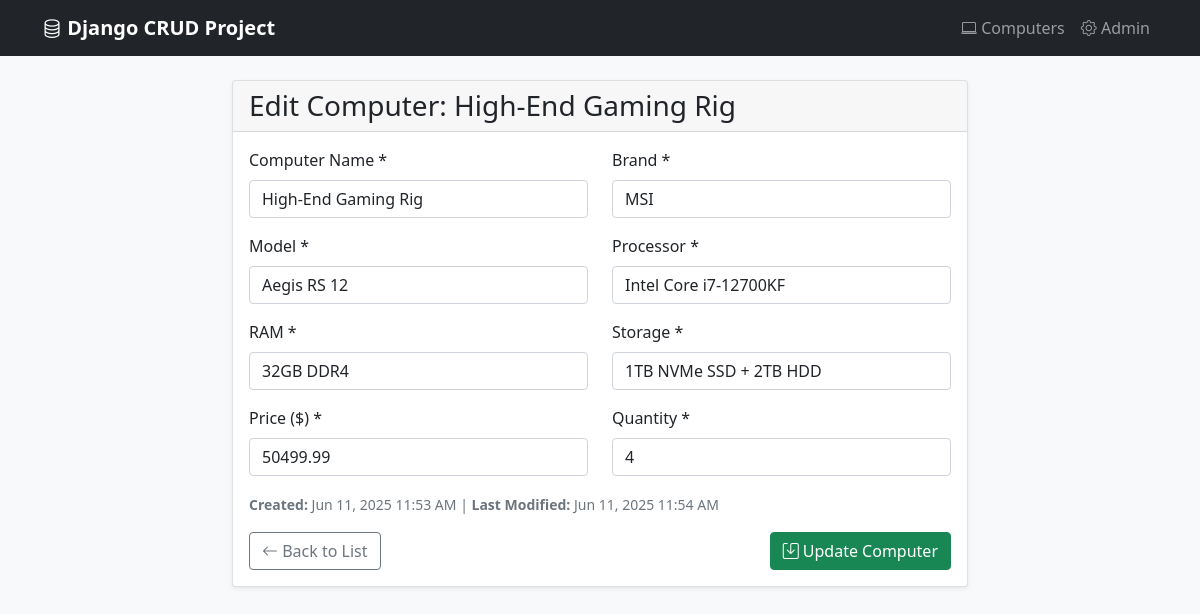
The page /computers/edit/5/ on the database its author committed.
### computerstockapp/models.py (models this page shows, shortened)
class ComputerStock(models.Model):
    computer_name = models.CharField(max_length=100)
    brand = models.CharField(max_length=50)
    model = models.CharField(max_length=50)
    processor = models.CharField(max_length=100)
    ram = models.CharField(max_length=20)
    storage = models.CharField(max_length=50)
    price = models.DecimalField(max_digits=10, decimal_places=2)
    quantity = models.IntegerField()
    is_archived = models.BooleanField(default=False)
    date_added = models.DateTimeField(auto_now_add=True)
    date_modified = models.DateTimeField(auto_now=True)
    class Meta:
        ordering = ['-date_added']

### computerstockapp/views.py (the view, shortened to what this page needs)
# urls.py: path('edit/<int:computer_id>/', views.edit_computer, name='edit_computer'),
def edit_computer(request, computer_id):
    computer = get_object_or_404(ComputerStock, id=computer_id)
    return render(request, 'computerstockapp/edit_computer.html', {'computer': computer})

### computerstockapp/templates/computerstockapp/edit_computer.html (shortened to what this page needs)
{% extends 'base.html' %}
{% load static %}
{% load tz %}
{% block content %}
<div class="container mt-4">
    <div class="row justify-content-center">
        <div class="col-md-8">
            <div class="card">
                <div class="card-header">
                    <h3 class="mb-0">Edit Computer: {{ computer.computer_name }}</h3>
                </div>
                <div class="card-body">
                    <form method="post" class="needs-validation" novalidate>
                        <div class="row">
                            <div class="col-md-6 mb-3">
                                <label for="computer_name" class="form-label">Computer Name *</label>
                                <input type="text" class="form-control" id="computer_name" name="computer_name" value="{{ computer.computer_name }}" required>
                            </div>
                            <div class="col-md-6 mb-3">
                                <label for="brand" class="form-label">Brand *</label>
                                <input type="text" class="form-control" id="brand" name="brand" value="{{ computer.brand }}" required>
                            </div>
                        </div>
                        <div class="row">
                            <div class="col-md-6 mb-3">
                                <label for="model" class="form-label">Model *</label>
                                <input type="text" class="form-control" id="model" name="model" value="{{ computer.model }}" required>
                            </div>
                            <div class="col-md-6 mb-3">
                                <label for="processor" class="form-label">Processor *</label>
                                <input type="text" class="form-control" id="processor" name="processor" value="{{ computer.processor }}" required>
                            </div>
                        </div>
                        <div class="row">
                            <div class="col-md-6 mb-3">
                                <label for="ram" class="form-label">RAM *</label>
                                <input type="text" class="form-control" id="ram" name="ram" value="{{ computer.ram }}" required>
                            </div>
                            <div class="col-md-6 mb-3">
                                <label for="storage" class="form-label">Storage *</label>
                                <input type="text" class="form-control" id="storage" name="storage" value="{{ computer.storage }}" required>
                            </div>
                        </div>
                        <div class="row">
                            <div class="col-md-6 mb-3">
                                <label for="price" class="form-label">Price ($) *</label>
                                <input type="number" step="0.01" class="form-control" id="price" name="price" value="{{ computer.price }}" required>
                            </div>
                            <div class="col-md-6 mb-3">
                                <label for="quantity" class="form-label">Quantity *</label>
                                <input type="number" class="form-control" id="quantity" name="quantity" value="{{ computer.quantity }}" min="0" required>
                            </div>
                        </div>                        <div class="mb-3">
                            <small class="text-muted">
                                <strong>Created:</strong> {{ computer.date_added|localtime|date:"M d, Y g:i A" }} |
                                <strong>Last Modified:</strong> {{ computer.date_modified|localtime|date:"M d, Y g:i A" }}
                            </small>
                        </div>
                        <div class="d-flex justify-content-between">
                            <a href="{% url 'computer_list' %}" class="btn btn-outline-secondary">
                                <i class="bi bi-arrow-left"></i> Back to List
                            </a>
                            <button type="submit" class="btn btn-success">
                                <i class="bi bi-save"></i> Update Computer
                            </button>
                        </div>
                    </form>
                </div>
            </div>
        </div>
    </div>
</div>
{% endblock %}

### templates/base.html (style rules this page uses)
body { background-color: #f8f9fa; }
.card { box-shadow: 0 0.125rem 0.25rem rgba(0, 0, 0, 0.075); border: 1px solid rgba(0, 0, 0, 0.125); }

### rows shown on the page
ComputerStock: computer_name "High-End Gaming Rig", brand "MSI", model "Aegis RS 12", processor "Intel Core i7-12700KF", ram "32GB DDR4", storage "1TB NVMe SSD + 2TB HDD", price "50499.99", quantity "4", date_added "Jun 11, 2025 11:53 AM", date_modified "Jun 11, 2025 11:54 AM"
